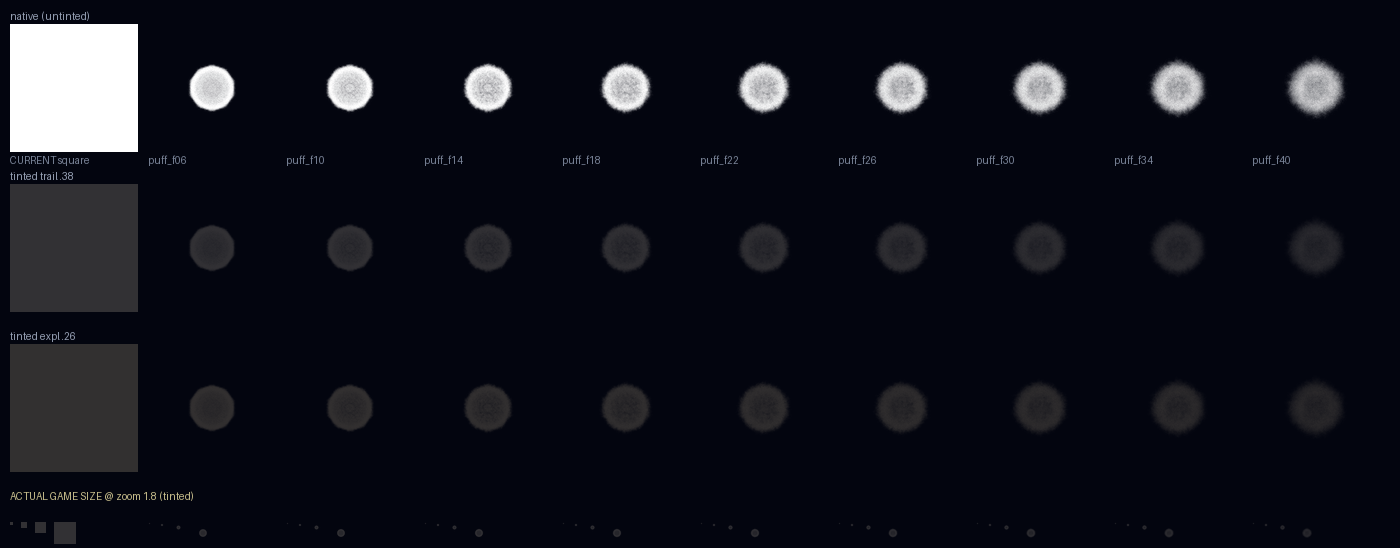
#> input picture depths_below/tools/art/preview/ALL_EFFECTS.png, 1400 x 548 px, given in place of railgun.png, which was not available
$ python weapon_sheet.py
#> lines starting #> are read from the running program, lines starting #| are printed output that depends on the picture; pictures that were not available may be replaced by others from this repository, and a replacement may not be noted
#!/usr/bin/env python3
"""Contact sheet for the candidate weapon sprites.

Turret weapons are shown assembled (base + rotating barrel) the way the engine
draws them: the barrel sprite renders at 132 world units against a 66-unit
cell, so it is composited at twice the plate's size.
"""

import os
from PIL import Image, ImageDraw, ImageFont

SRC = "tools/art/preview/weapons"
OUT = "tools/art/preview/ALL_WEAPONS.png"

TURRETS = ["railgun", "cannon", "coilgun", "gatling", "mining_drill"]
FIXED = ["laser", "plasma_caster", "ion_disruptor", "emp_pulse", "tractor_beam",
         "heavy_missile", "guided_missile", "cluster_rocket", "ammo_autoloader"]

f = ImageFont.truetype("/System/Library/Fonts/Supplemental/Arial.ttf", 16)
fb = ImageFont.truetype("/System/Library/Fonts/Supplemental/Arial Bold.ttf", 18)


def assembled(name):
    plate = Image.open("%s/%s.png" % (SRC, name)).convert("RGBA")
    c = Image.new("RGBA", (756, 756), (0, 0, 0, 0))
    c.paste(plate.resize((378, 378), Image.LANCZOS), (189, 189))
    bp = "%s/turret_%s_barrel.png" % (SRC, name)
    if os.path.exists(bp):
        c.alpha_composite(Image.open(bp).convert("RGBA").resize((756, 756), Image.LANCZOS))
    return c


CELL, PAD, LBL, COLS = 168, 16, 26, 5
rows = 1 + (len(FIXED) + COLS - 1) // COLS
W = COLS * (CELL + PAD) + PAD
H = 44 + rows * (CELL + PAD + LBL) + 40
sheet = Image.new("RGBA", (W, H), (18, 20, 26, 255))
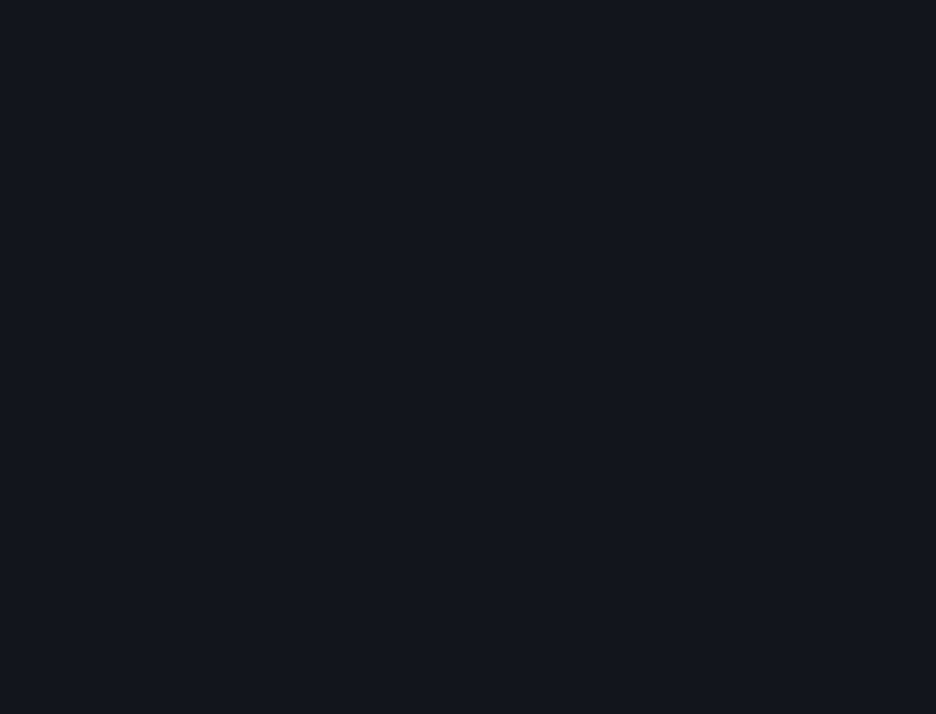
#> sheet: PIL image 936x714 RGBA; mean R, G, B, A 18, 20, 26, 255
d = ImageDraw.Draw(sheet)
d.text((PAD, 12), "Candidate weapon sprites  -  14 weapons, 19 files", font=fb,
       fill=(190, 200, 215))

y0 = 48
d.text((PAD, y0), "TURRETS  (base + rotating barrel, shown assembled)", font=f,
       fill=(150, 190, 160))
for i, n in enumerate(TURRETS):
    cx, cy = PAD + i * (CELL + PAD), y0 + 24
    im = assembled(n); im.thumbnail((CELL, CELL), Image.LANCZOS)
#> in assembled, `c = Image.new("RGBA", (756, 756), (0, 0, 0, 0))`: c: PIL image 756x756 RGBA; every value is 0
#> in assembled, `c.paste(plate.resize((378, 378), Image.LANCZOS), (189, 189))`:
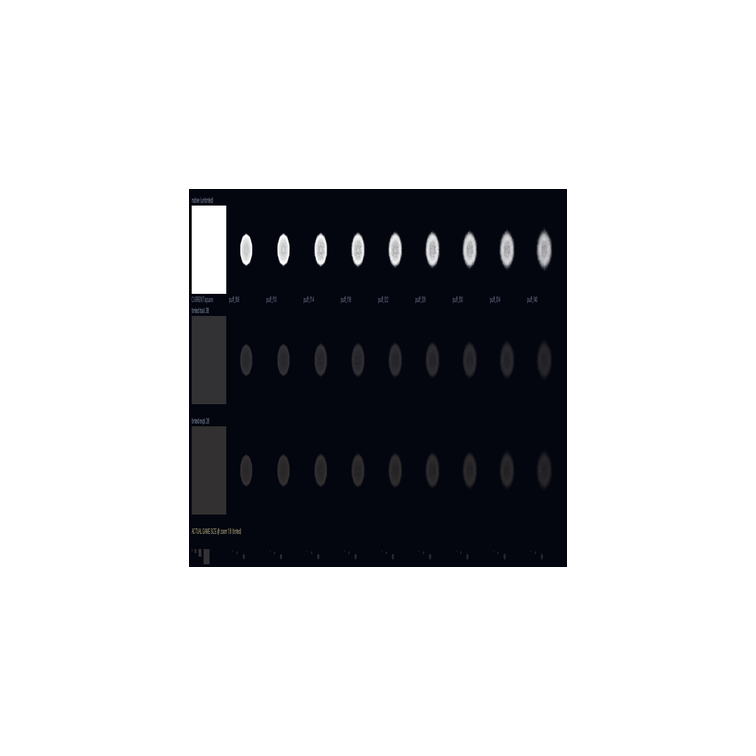
#> c: PIL image 756x756 RGBA; mean R, G, B, A 4.2, 4.6, 6.8, 63.8; transparent parts drawn white
    d.rectangle([cx-1, cy-1, cx+CELL, cy+CELL], outline=(44, 50, 60))
    sheet.paste(im, (cx + (CELL-im.width)//2, cy + (CELL-im.height)//2), im)
    d.text((cx, cy + CELL + 4), n, font=f, fill=(165, 175, 190))
#> pass 2 of the loop `for i, n in enumerate(TURRETS):`:
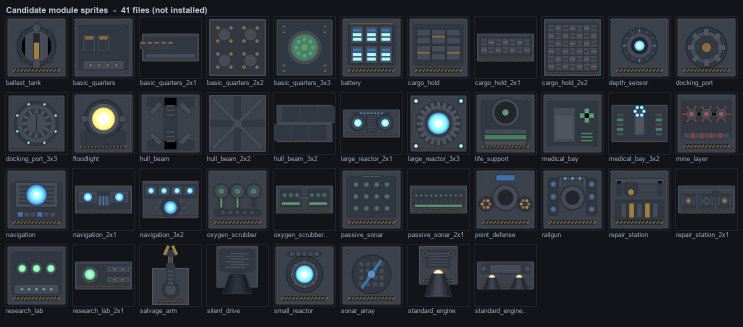
#> input picture depths_below/tools/art/preview/ALL_MODULES.png, 1486 x 654 px, given in place of cannon.png, which was not available (shown at 1/2 size)
#> in assembled, plate is the input picture: PIL image 1486x654 RGBA; mean R, G, B, A 39.4, 44, 51.1, 253.9
#> `im.thumbnail((CELL, CELL), Image.LANCZOS)`:
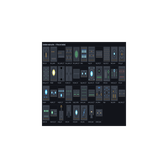
#> im: PIL image 168x168 RGBA; mean R, G, B, A 10, 11.1, 13, 63.4; transparent parts drawn white
#> `sheet.paste(im, (cx + (CELL-im.width)//2, cy + (CELL-im.height)//2), im)`:
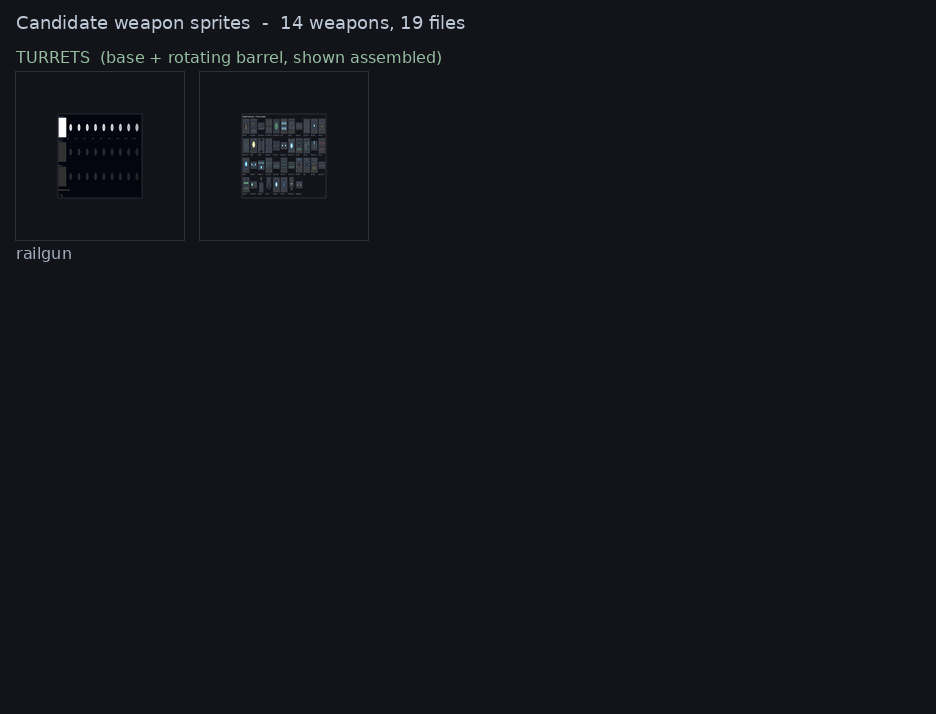
#> sheet: PIL image 936x714 RGBA; mean R, G, B, A 19, 21.1, 27.1, 255; transparent parts drawn white
#> (the run stopped early here; a loop or call above may not have finished)
